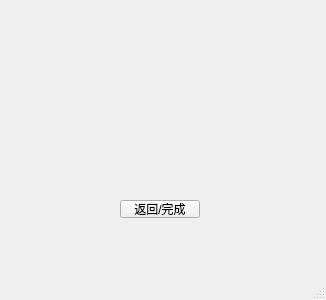
<?xml version="1.0" encoding="UTF-8"?>
<ui version="4.0">
 <class>Modify</class>
 <widget class="QMainWindow" name="Modify">
  <property name="geometry">
   <rect>
    <x>0</x>
    <y>0</y>
    <width>326</width>
    <height>300</height>
   </rect>
  </property>
  <property name="windowTitle">
   <string>MainWindow</string>
  </property>
  <widget class="QWidget" name="centralwidget">
   <widget class="QPushButton" name="pushButton">
    <property name="geometry">
     <rect>
      <x>120</x>
      <y>200</y>
      <width>80</width>
      <height>18</height>
     </rect>
    </property>
    <property name="text">
     <string>返回/完成</string>
    </property>
   </widget>
  </widget>
  <widget class="QMenuBar" name="menubar">
   <property name="geometry">
    <rect>
     <x>0</x>
     <y>0</y>
     <width>326</width>
     <height>17</height>
    </rect>
   </property>
  </widget>
  <widget class="QStatusBar" name="statusbar"/>
 </widget>
 <resources/>
 <connections/>
</ui>
